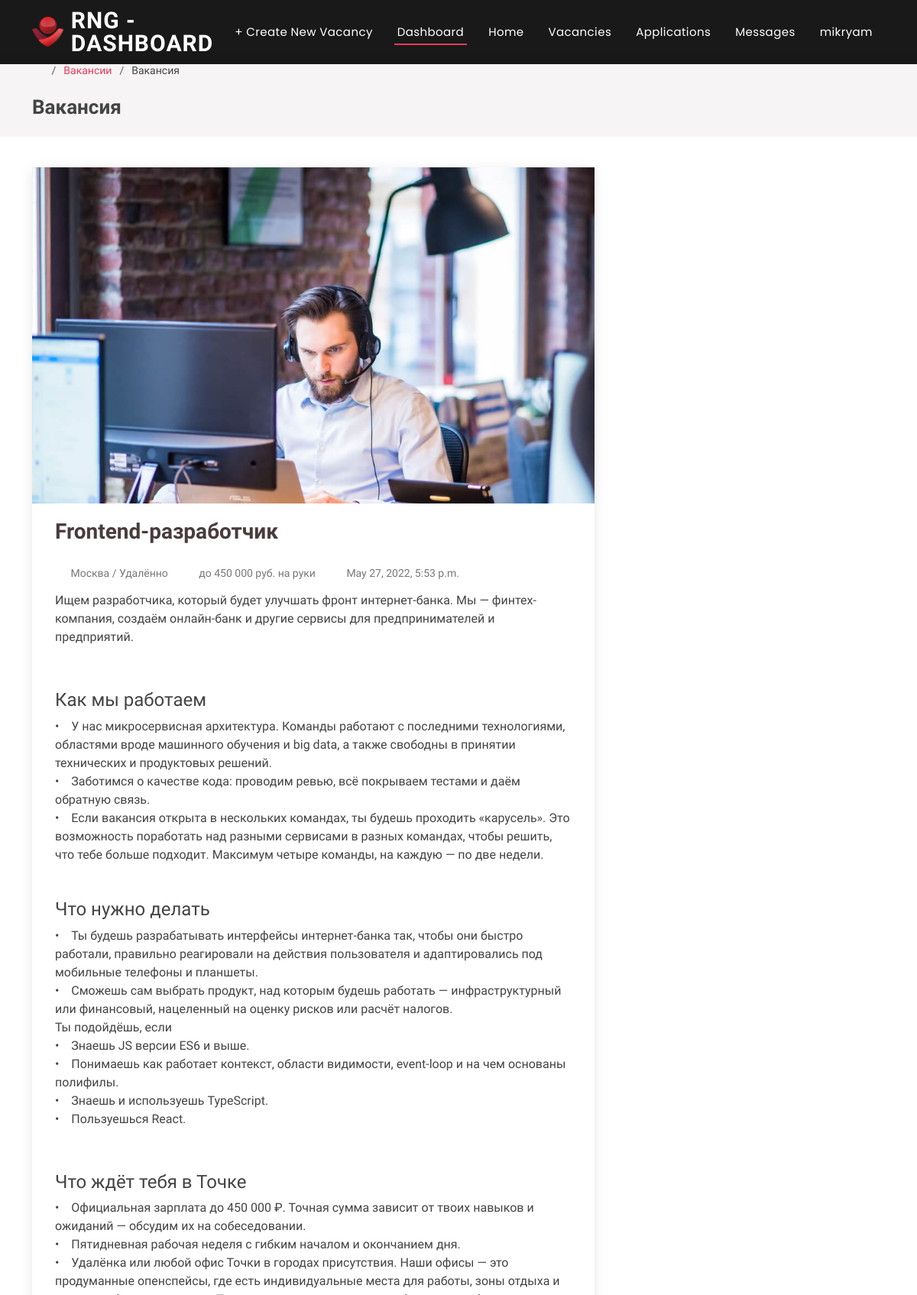
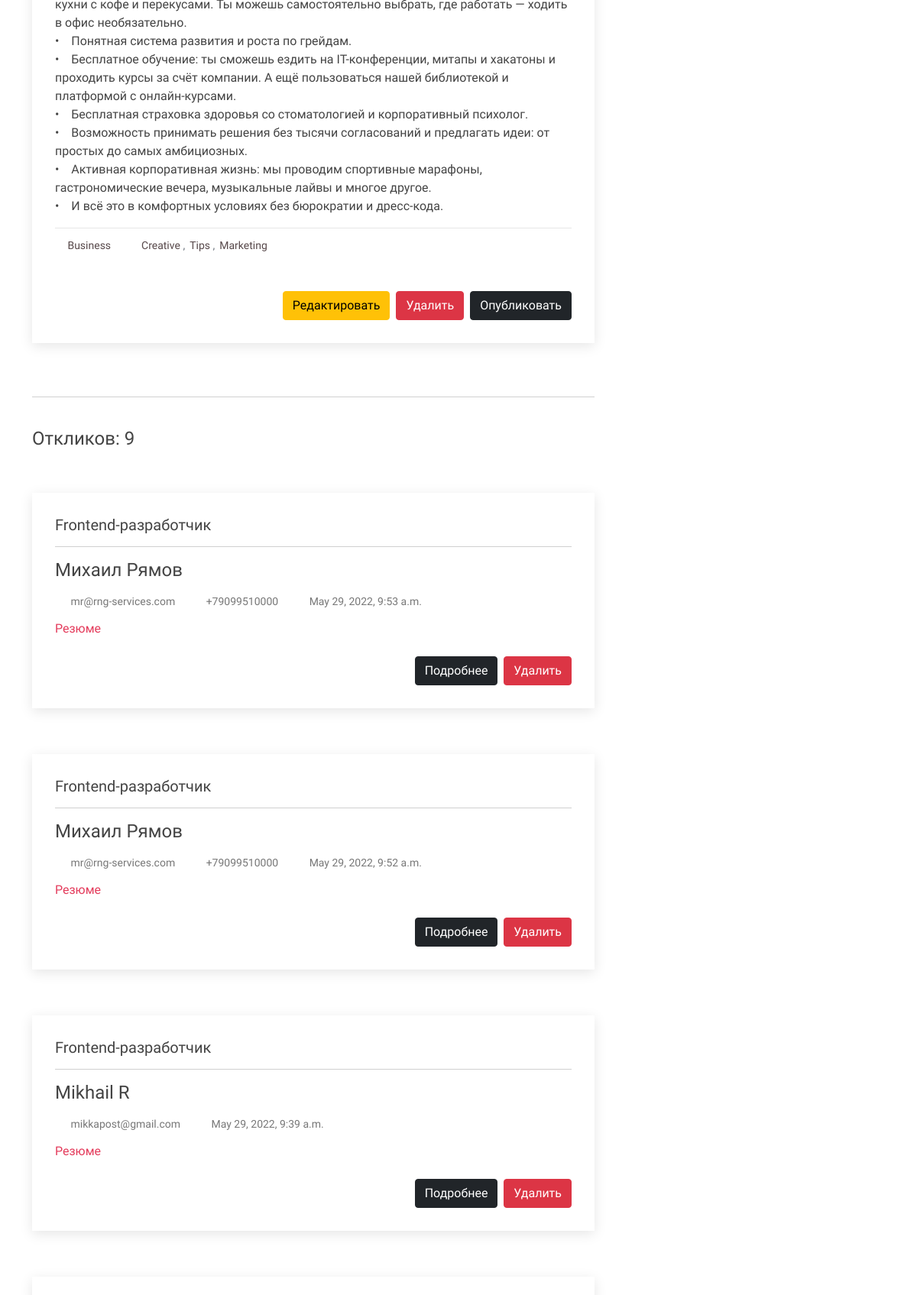
The app's page /vacancies/dashboard/10/frontend-razrabotcik/ (signed in, upper part) with its own data (2 pictures, top to bottom).
### vacancies/models.py (models this page shows, shortened)
class Vacancy(models.Model):
    class Meta:
        verbose_name = "Vacancy"
        verbose_name_plural = "Vacancies"
    class Image(models.IntegerChoices):
        BLOG1 = 1
        BLOG2 = 2
        BLOG3 = 3
        BLOG4 = 4
        BLOG5 = 5
        BLOG6 = 6
        BLOG7 = 7
        BLOG8 = 8
        BLOG9 = 9
    title = models.CharField(max_length=160, verbose_name="Название")
    slug = models.SlugField(unique=True, blank=True)
    image = models.IntegerField(choices=Image.choices, default=1, verbose_name="Выбор картинки для вакансии")
    location = models.CharField(max_length=30, blank=True, verbose_name="город - офис / удалённо")
    salary = models.CharField(max_length=30, blank=True)
    format = models.CharField(max_length=30, blank=True, verbose_name="Занятость / в штат")
    entryСontent = RichTextField(blank=True, verbose_name="Краткое описание вакансии, проекта или клиента. / Превью.")
    body = RichTextField(blank=True, verbose_name="Полное описание вакансии: обязанности, требования, условия.")
    tags = models.TextField(blank=True)
    date_created = models.DateTimeField(auto_now_add=True)
    date_published = models.DateTimeField(auto_now=True)
    is_published = models.BooleanField(default=False, verbose_name="Опубликовано")
    author = models.ForeignKey(User, on_delete=models.CASCADE, default=User)
    contacts = models.BooleanField(default=True, verbose_name="Указать контакты рекрутера")
    is_on_top = models.BooleanField(default=False, verbose_name="На главной странице")
    def get_image(self):
        return f'website/assets/img/blog/blog-{self.image}.jpg'
    def get_absolute_url(self):
        return reverse('vacancies:dashboard_detail', kwargs={'pk': self.pk, 'slug': self.slug})

class JobApplication(models.Model):
    class Meta:
        verbose_name = "Отклик на вакансию"
        verbose_name_plural = "Отклики на вакансию"
    vacancy = models.ForeignKey(Vacancy, related_name='job_applications', on_delete=models.CASCADE)
    first_name = models.CharField(max_length=120)
    last_name = models.CharField(max_length=120)
    email = models.EmailField(max_length=120)
    phone = models.CharField(max_length=30, null=True, blank=True)
    telegram_url = models.CharField(max_length=120, null=True, blank=True)
    whatsapp_url = models.CharField(max_length=120, null=True, blank=True)
    linkedin_url = models.CharField(max_length=120, null=True, blank=True)
    github_url = models.CharField(max_length=120, null=True, blank=True)
    cover_letter = models.TextField("Cover letter", null=True, blank=True)
    date_added = models.DateTimeField(auto_now_add=True)
    salary = models.CharField(max_length=30, null=True, blank=True)
    resume = ContentTypeRestrictedFileField(upload_to='resumes/',
                                            content_types=[
                                                'text/plain',
                                                'application/pdf',
                                                'application/msword',
                                                'application/vnd.openxmlformats-officedocument.wordprocessingml.document'
                                                ],
                                                max_upload_size=1310720,
                                                verbose_name="Загрузить резюме*",
                                                help_text="Загрузить резюме в формате txt, doc, docx, pdf")

### vacancies/views.py (the view)
# urls.py: path('dashboard/<int:pk>/<str:slug>/', DashboardDetailView.as_view(), name = 'dashboard_detail'),
class DashboardDetailView(LoginRequiredMixin, DetailView):
    model = Vacancy
    template_name = "vacancies/dashboard_detail.html"
    def get_context_data(self, *args, **kwargs):
        context = super(DetailView, self).get_context_data(*args, **kwargs)
        current_vacancy = get_object_or_404(Vacancy, id=self.kwargs['pk'])
        vacancy_applications = current_vacancy.job_applications.order_by('-date_added')  # job_applications - 'related name' in models.py
        vacancy_applications_count = current_vacancy.job_applications.count()
        context['vacancy_applications_count'] = vacancy_applications_count
        context['vacancy_applications'] = vacancy_applications
        return context

### vacancies/templates/vacancies/dashboard_detail.html (shortened to what this page needs)
{% extends 'vacancies/dashboard_base.html' %}
{% load  static %}
{% block breadcrumbs%}
    <ol>
        <li><h5><a href="{% url 'vacancies:dashboard' %}"><i class="bi bi-speedometer2"></i></a></h5></li>
        <li><a href="{% url 'vacancies:dashboard' %}">Вакансии</a></li>
        <li>Вакансия</li>
    </ol>
    <h2>Вакансия</h2>
{% endblock %}
{% block content %}
    <article class="entry entry-single">
      <div class="entry-img">
        <img src="{% static vacancy.get_image %}" alt="" class="img-fluid">
      </div>
      <div class="row">
        <div class="col-md-10">
          <h2 class="entry-title">
            <a href="{% url 'vacancies:dashboard_detail' vacancy.pk vacancy.slug %}">{{ vacancy.title }}</a>
          </h2>
        </div>
        {% if vacancy.is_on_top %}
                  <div class="col-6 col-md-1">
                    <h2 class="text-warning"><i class="bi bi-award-fill"></i></h2>
                  </div>
                {% endif %}
        {% if vacancy.is_published %}
          <div class="col-6 col-md-1">
            <h2 class="text-success"><i class="bi bi-card-text"></i></h2>
          </div>
        {% endif %}
      </div>
      <div class="entry-meta">
        <ul>
            <li class="d-flex align-items-center"><i class="bi bi-geo-alt"></i> <a href="{{ vacancy.get_absolute_url }}">{{ vacancy.location }}</a></li>
            <li class="d-flex align-items-center"><i class="bi bi-coin"></i> <a href="{{ vacancy.get_absolute_url }}">{{ vacancy.salary }}</a></li>
            <li class="d-flex align-items-center"><i class="bi bi-clock"></i> <a href="{{ vacancy.get_absolute_url }}"><time datetime="2020-01-01">{{ vacancy.date_published }}</time></a></li>
        </ul>
      </div>
      <div class="entry-content">
        <p>{{ vacancy.entryСontent|safe }}</p>
        <br/>
        <p>{{ vacancy.body|safe }}</p>
      </div>
      <div class="entry-footer">
        <i class="bi bi-folder"></i>
        <ul class="cats">
          <li><a href="#">Business</a></li>
        </ul>
        <i class="bi bi-tags"></i>
        <ul class="tags">
          <li><a href="#">Creative</a></li>
          <li><a href="#">Tips</a></li>
          <li><a href="#">Marketing</a></li>
        </ul>
      </div>
      <br/><br/>
      <div class="d-grid gap-2 d-md-flex justify-content-md-end">
        <a class="btn btn-warning" href="{% url 'vacancies:dashboard_update' vacancy.pk vacancy.slug %}" role="button">Редактировать</a>
        <a class="btn btn-danger" href="{% url 'vacancies:dashboard_delete' vacancy.pk vacancy.slug %}" role="button">Удалить</a>
        <a class="btn btn-dark" href="{% url 'vacancies:to_publish' vacancy.pk vacancy.slug %}" role="button">Опубликовать</a>
      </div>
    </article>
  {% if vacancy_applications %}
  <br/>
  <hr/>
  <br/>
    <h4>Откликов: {{ vacancy_applications_count }}</h4>
    <br/><br/>
      {% for application in vacancy_applications %}
        <article class="entry">
            <h5>{{ application.vacancy.title }}</h5>
            <hr/>
            <h4>
                {{ application.first_name }}
                {{ application.last_name }}
            </h4>
            <div class="entry-meta">
                <ul>
                    <li class="d-flex align-items-center"><i class="bi bi-envelope"></i><a href="mailto:{{ application.email }}">{{ application.email }}</a></li>
                  {% if application.phone %}
                    <li class="d-flex align-items-center"><i class="bi bi-telephone"></i><a href="tel:{{ application.phone }}">{{ application.phone }}</a></li>
                  {% endif %}
                    <li class="d-flex align-items-center"><i class="bi bi-clock"></i><a><time datetime="2020-01-01">{{ application.date_added }}</time></a></li>
                </ul>
            </div>
            <div class="entry-content">
              <a href="{{ application.resume.url}}" target="_blank">
              Резюме
              </a>
            </div>
            <br/>
            <div class="d-grid gap-2 d-md-flex justify-content-md-end">
              <a class="btn btn-dark" href="{% url 'vacancies:application_detail' application.pk %}" role="button">Подробнее</a>
              <a class="btn btn-danger" href="{% url 'vacancies:application_delete' application.pk %}" role="button">Удалить</a>
            </div>
        </article>
      {% endfor %}
  {% else %}
      <h4>Пока нет откликов.</h4>
  {% endif %}
{% endblock %}

### vacancies/templates/vacancies/dashboard_header.html (shortened to what this page needs)
{% load  static %}
  <header id="header" class="fixed-top header-inner-pages">
    <div class="container d-flex align-items-center justify-content-between">
      <div class="d-flex align-items-center justify-content-between">
        <a href="{% url 'vacancies:dashboard' %}" class="logo d-flex align-items-center"><img src="{% static 'website/assets/img/logo_rng.png' %}" alt=""></a>
        <h1 class="logo"><a href="{% url 'vacancies:dashboard' %}">RNG - Dashboard</a></h1>
      </div>
      <nav id="navbar" class="navbar">
        <ul>
          <li><a class="nav-link scrollto " href="{% url 'vacancies:vacancy_new' %}">+ Create New Vacancy</a></li>
          <li><a class="active" href="{% url 'vacancies:dashboard' %}">Dashboard</a></li>
          <li><a class="nav-link scrollto " href="{% url 'website:home' %}#hero">Home</a></li>
          <li><a class="nav-link scrollto" href="{% url 'vacancies:vacancies_list' %}">Vacancies</a></li>
          <li><a class="nav-link scrollto" href="{% url 'vacancies:applications' %}">Applications</a></li>
          <li><a class="nav-link scrollto" href="{% url 'vacancies:messages' %}">Messages</a></li>
          <li class="dropdown"><a href="#"><span>{{ request.user.username }}</span><i class="bi bi-chevron-down"></i></a>
          </li>
        </ul>
      </nav>
    </div>
  </header>

### website/static/website/assets/css/style.css (style rules this page uses)
body { font-family: "Open Sans", sans-serif; color: #444444; }
a { color: #e43c5c; text-decoration: none; }
h1, h2, h3, h4, h5, h6 { font-family: "Nunito", sans-serif; }
#header { transition: all 0.5s; z-index: 997; padding: 20px 0; }
#header .logo { font-size: 30px; margin: 0; padding: 0; line-height: 1; font-weight: 600; letter-spacing: 1px; text-transform: uppercase; }
#header .logo a { color: #fff; }
#header .logo img { max-height: 40px; padding-right: 10px; }
#header.header-scrolled, #header.header-inner-pages { background: rgba(0, 0, 0, 0.9); padding: 12px 0; }
.navbar { padding: 0; }
.navbar ul { margin: 0; padding: 0; display: flex; list-style: none; align-items: center; }
.navbar li { position: relative; }
.navbar > ul > li { white-space: nowrap; padding: 10px 0 10px 24px; }
.navbar a, .navbar a:focus { display: flex; align-items: center; justify-content: space-between; font-family: "Poppins", sans-serif; color: #fff; font-size: 15px; padding: 0 4px; white-space: nowrap; transition: 0.3s; letter-spacing: 0.4px; position: relative; }
.navbar a i, .navbar a:focus i { font-size: 12px; line-height: 0; margin-left: 5px; }
.navbar > ul > li > a:before { content: ""; position: absolute; width: 100%; height: 2px; bottom: -6px; left: 0; background-color: #e43c5c; visibility: hidden; transform: scaleX(0); transition: all 0.3s ease-in-out 0s; }
.navbar a:hover:before, .navbar li:hover > a:before, .navbar .active:before { visibility: visible; transform: scaleX(1); }
.navbar a:hover, .navbar .active, .navbar .active:focus, .navbar li:hover > a { color: #fff; }
.breadcrumbs h2 { font-size: 26px; font-weight: 600; }
.breadcrumbs ol { display: flex; flex-wrap: wrap; list-style: none; padding: 0 0 10px 0; margin: 0; font-size: 14px; }
.breadcrumbs ol li + li { padding-left: 10px; }
.breadcrumbs ol li + li::before { display: inline-block; padding-right: 10px; color: #655356; content: "/"; }
.blog .entry { padding: 30px; margin-bottom: 60px; box-shadow: 0 4px 16px rgba(0, 0, 0, 0.1); }
.blog .entry .entry-img { max-height: 440px; margin: -30px -30px 20px -30px; overflow: hidden; }
.blog .entry .entry-title { font-size: 28px; font-weight: bold; padding: 0; margin: 0 0 20px 0; }
.blog .entry .entry-title a { color: #493c3e; transition: 0.3s; }
.blog .entry .entry-meta { margin-bottom: 15px; color: #b1a0a3; }
.blog .entry .entry-meta ul { display: flex; flex-wrap: wrap; list-style: none; align-items: center; padding: 0; margin: 0; }
.blog .entry .entry-meta ul li { padding-top: 10px; }
.blog .entry .entry-meta ul li + li { padding-left: 20px; }
.blog .entry .entry-meta i { font-size: 16px; margin-right: 8px; line-height: 0; }
.blog .entry .entry-meta a { color: #777777; font-size: 14px; display: inline-block; line-height: 1; }
.blog .entry .entry-content p { line-height: 24px; }
.blog .entry .entry-footer { padding-top: 10px; border-top: 1px solid #e6e6e6; }
.blog .entry .entry-footer i { color: #9a8487; display: inline; }
.blog .entry .entry-footer a { color: #57484a; transition: 0.3s; }
.blog .entry .entry-footer .cats { list-style: none; display: inline; padding: 0 20px 0 0; font-size: 14px; }
.blog .entry .entry-footer .cats li { display: inline-block; }
.blog .entry .entry-footer .tags { list-style: none; display: inline; padding: 0; font-size: 14px; }
.blog .entry .entry-footer .tags li { display: inline-block; }
.blog .entry .entry-footer .tags li + li::before { padding-right: 6px; color: #6c757d; content: ","; }
.blog .entry-single { margin-bottom: 30px; }

### records on screen
Vacancy: title "Frontend-разработчик", location "Москва / Удалённо", salary "до 450 000 руб. на руки", date_published "May 27, 2022, 5:53 p.m.", entryСontent "Ищем разработчика, который будет улучшать фронт интернет-банка. Мы — финтех-компания, создаём онлайн-банк и другие сервисы для предпринимателей и предприятий.", body "Как мы работаем • У нас микросервисная архитектура. Команды работают с последними технологиями, областями вроде машинного обучения и big data, а также свободны в принятии технических и продуктовых решений. • Заботимся о качестве кода: проводим ревью, всё покрываем тестами и даём обратную связь. • Если вакансия открыта в нескольких командах, ты будешь проходить «карусель». Это возможность поработать над разными сервисами в разных командах, чтобы решить, что тебе больше подходит. Максимум четыре команды, на каждую — по две недели. Что нужно делать • Ты будешь разрабатывать интерфейсы интернет-банка так, чтобы они быстро работали, правильно реагировали на действия пользователя и адаптировались…"
JobApplication: vacancy "Frontend-разработчик", first_name "Михаил", last_name "Рямов", email "mr@rng-services.com", phone "+79099510000", date_added "May 29, 2022, 9:53 a.m."
JobApplication: vacancy "Frontend-разработчик", first_name "Михаил", last_name "Рямов", email "mr@rng-services.com", phone "+79099510000", date_added "May 29, 2022, 9:52 a.m."
JobApplication: vacancy "Frontend-разработчик", first_name "Mikhail", last_name "R", email "mikkapost@gmail.com", date_added "May 29, 2022, 9:39 a.m."

### other values on screen
{{ request.user.username }} "mikryam"
{{ vacancy_applications_count }} "9"
